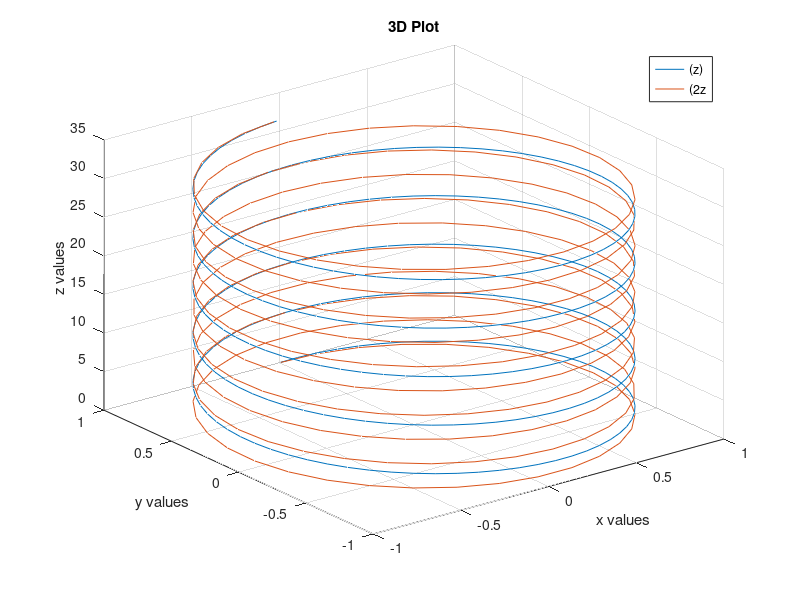

Source code (MATLAB): (Note: this script raises an error after producing the figure.)
%% Announcements

% Complete the MATLAB Onramp and MATLAB Fundamentals courses by Sunday, Nov 29
% for 20 extra credit homework points each. Email me your certificate of
% completion.
% https://matlabacademy.mathworks.com

% Homework 9 is out, due Friday at 11:59 pm. It consists of three function and 
% we WILL be asking you to submit your main scripts this time.

close all; clear; clc;

%% 3D Plotting
% quickly - in preparation for contour(), surf(), and mesh()

close all

z = 0:0.1:10*pi;
x1 = sin(z);
y1 = cos(z);

x2 = sin(2*z);
y2 = cos(2*z);

figure
plot3(x1,y1,z)
hold on
plot3(x2,y2,z)
grid on
title('3D Plot')
xlabel('x values')
ylabel('y values')
zlabel('z values') % new axis - same labeling strategy
legend('(z)', '(2z')

%% Function Handles

% Recall the quadratic function we did a few weeks ago
[x1, x2] = quadratic(1,3,2)

% Now let's make a function handle for it
% Notice the value in the workspace
% This is function the equivalent of saying that variable a = b, but you use
% the @ symbol for functions
quad_handle = @quadratic;

% Same output!
[x1, x2] = quad_handle(1,3,2)

% You can define default inputs
a = 1; b = 5; c = 6;
quad_handle = @()quadratic(a,b,c)
[x1, x2] = quad_handle()

% Passing function handles to MATLAB functions
% important - you will use this on the final project!
% ex. feval evaluates multiple inputs for a given function
inputs = [0, pi/2, pi, 3*pi/2];
outputs = feval(@sin, inputs) % use the @ symbol again!


%% Reading and Writing Data
clc

% variables!
x = 10;
y = 20;
z = 30;

% let's save them - save(filename)
% .mat files are MATLAB formatted data files
save('xyz.mat')

clear % recall that this clears your workspace - x,y,z no longer exist

% load them back
load('xyz.mat') % check your workspace!

% now let's save only x and y
% notice that the variable names are strings!!!!
save('xy.mat', 'x', 'y')
clear
load('xy.mat') % check the workspace - z is gone!

% why is the helpful?
% let's say you're processing a large amount of data that takes forever to
% run. you can save the output instead of rerunning the processing! you
% don't have to worry about accidentally closing matlab and losing your
% data, you can send the data to someone else, etc

%% Use load for files
% open the files and show them the contents
clear; clc;

% load in numbers from a file
load('row.txt')

% notice that it saves to the filename (excluding extension)
disp(row)

% you can assign it to a variable as well
% also notice that it also saves the shape
vec = load('column.txt')

% load a whole matrix!
M = load('matrix.txt')
